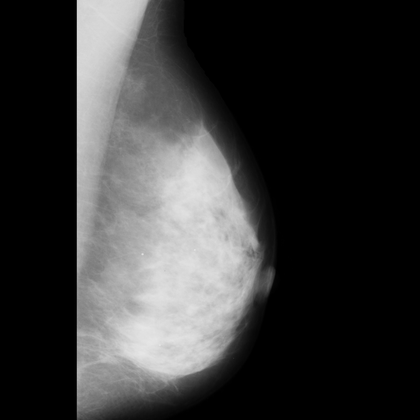
%> input picture mamografia.png, 420 x 420 px, shrunk from 1024 x 1024 before the run
$ octave Punto11Guia2.m   (GNU Octave 9; MATLAB toolbox functions it lacks are replaced by stand-ins)
%> lines starting %> are read from the running program, lines starting %| are printed output that depends on the picture
%punto 11
%Ecualizar el histograma de la imagen y mostrar los resultados.
clear all
clc
close all
I=imread('mamografia.png'); % carga de la imagen
%> I is the input picture: size 420x420 uint8; min 0, max 230, mean 56

Ecu=histeq(I);
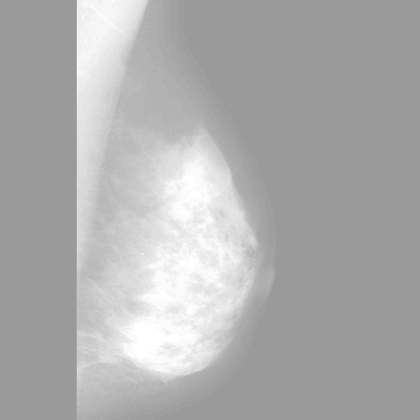
%> Ecu: size 420x420 uint8; min 154, max 255, mean 173.8

figure(1), subplot(1,2,1),imshow(I), title('Imagen Original')
           subplot(1,2,2),imhist(I), title('histograma de la imagen con la fucion')
%> after `title('histograma de la imagen con la fucion')`:
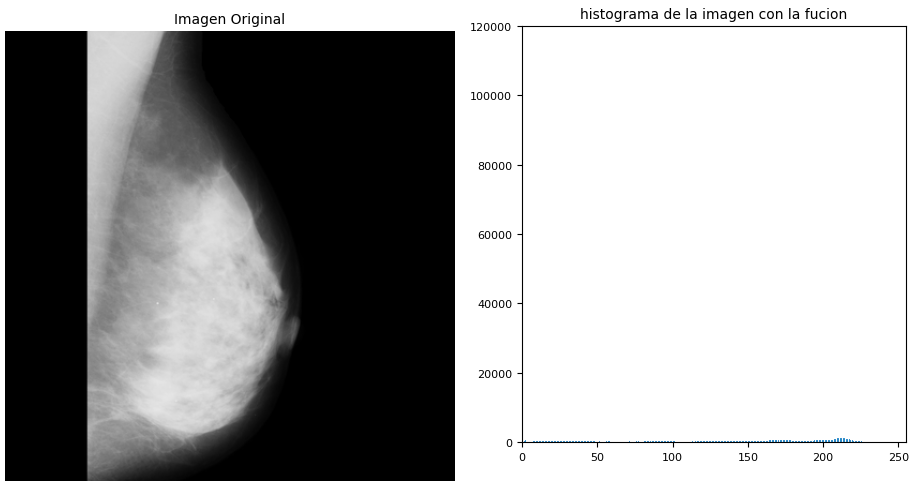
%> figure redrawn from the program's plot data, 2 panels
figure(2), subplot(1,2,1),imshow(Ecu), title('ecualizar histograma de la imagen con la fucion')
           subplot(1,2,2), imhist(Ecu), title('histograma ecualizar histograma de la imagen con la fucion')
%> after `title('histograma ecualizar histograma de la imagen con la fucion')`:
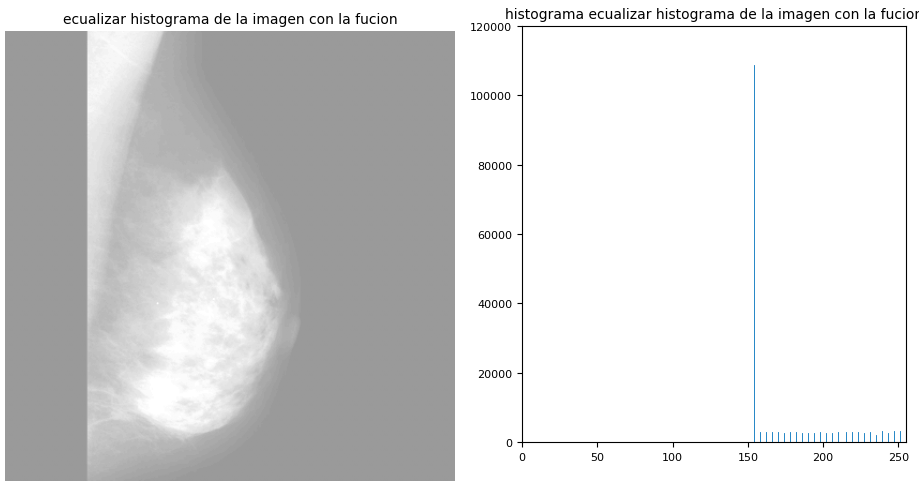
%> figure redrawn from the program's plot data, 2 panels
info=imfinfo('mamografia.png'); %informacion de la imagen
W=info.Width; % Ancho de la imagen
B=info.BitDepth;

[m,n]=size(I); %Tamanho de la matriz
%> m = 420; n = 420
mayor=max(max(I));
%> mayor = 230
menor=min(min(I));
%> menor = 0

[m n]=size(I);
hi=zeros(1,2^B);
for i=1:m
    for j=1:n
        k=I(i,j);
              hi(k+1)=hi(k+1)+1;
           end;
      end;
%> after the loop, hi = 256 values, max 106642 at index 1, min 0 at index 232, mean 689.1

figure(3),bar(hi),title('Histograma')
%> after `title('Histograma')`:
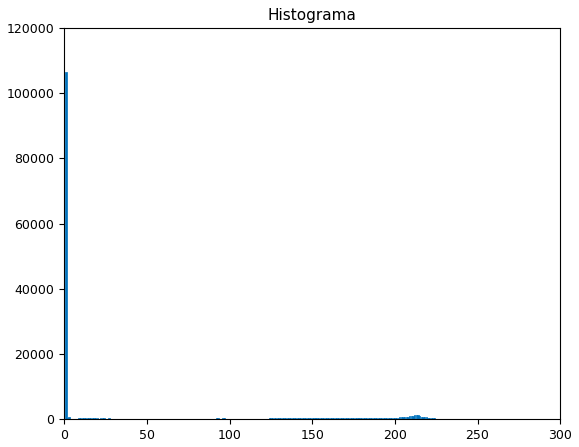
%> figure redrawn from the program's plot data; tallest bar 106642 high, from x = 0.6 to 1.4
%% Ecualizar
%1. histograma de la imagen hi
% vector con amplitud entre 0 y 1
F=hi./(m*n);% funcion de probabilidad
%> F = 256 values, max 0.605 at index 1, min 0 at index 232, mean 0.00391
%2. transformar la imagen en double
I=double(I);
%> I: size 420x420 double
%3.probabilidad acumulada
D=cumsum(F);
%> D = 256 values from 0.605 to 1

for i=1:(2^B)
    ecual(i)=D(i)*(2^B);
end
%> after the loop, ecual = 256 values from 154.8 to 256

for i=1:1:m
    for j=1:1:n
        K=I(i,j);
        Iec(i,j)=ecual(K+1);
    end
end
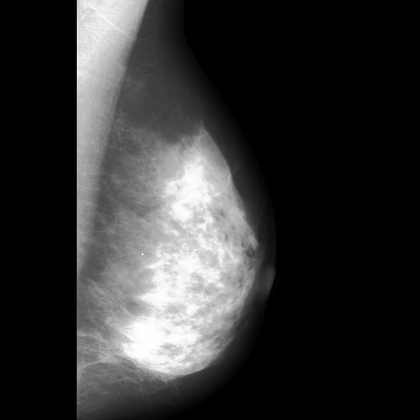
%> Iec: size 420x420 double; min 154.8, max 256, mean 174.9; drawn with min black and max white

% [5 lines of commented-out code are left out]
Iec=uint8(Iec);
%> Iec: size 420x420 uint8
imwrite(Iec,'Ecualizacion.png');

figure(4), imshow(Iec),title('Imagen ecualizada')
figure(5), imhist(Iec), title('histogrma de la funcion ecualizada')
%> after `title('histogrma de la funcion ecualizada')`:
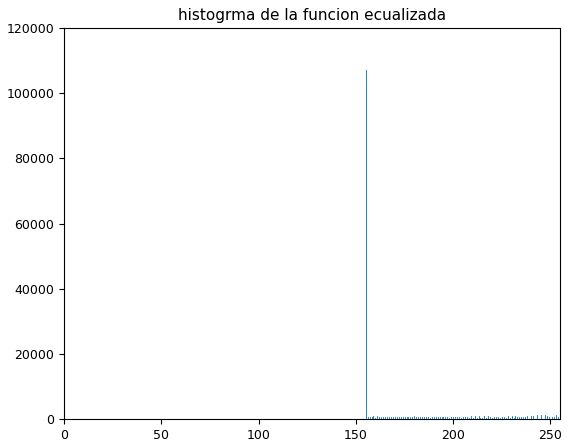
%> figure redrawn from the program's plot data; highest point at x = 155, y = 107073
